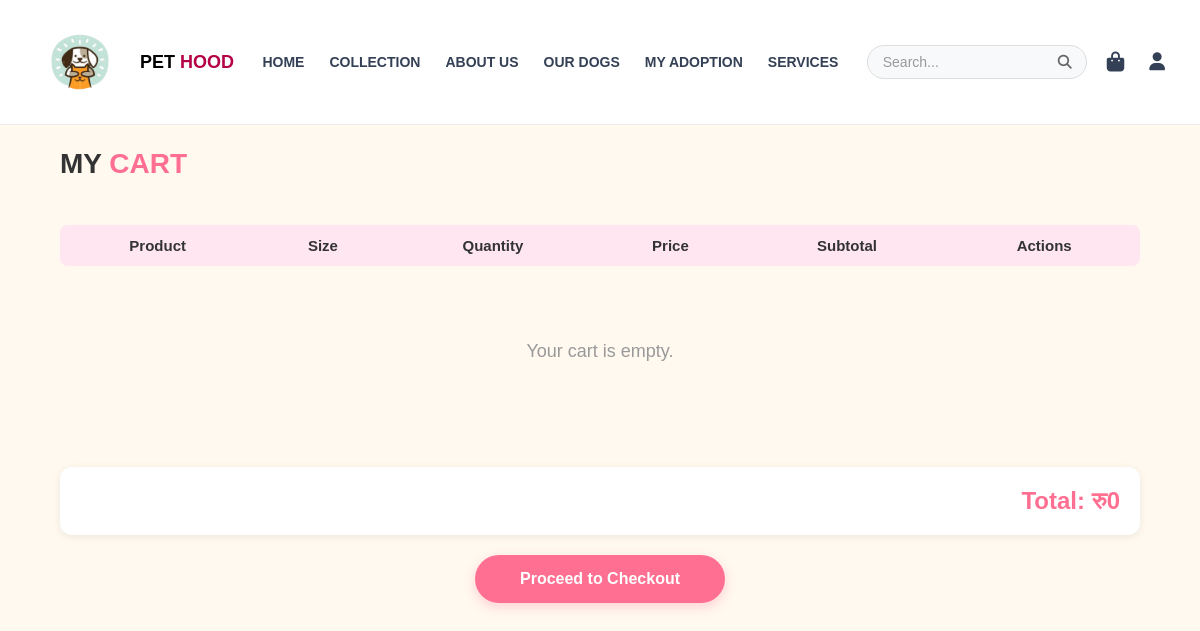
/cart/ (signed in), run on an earlier commit of the app's database.
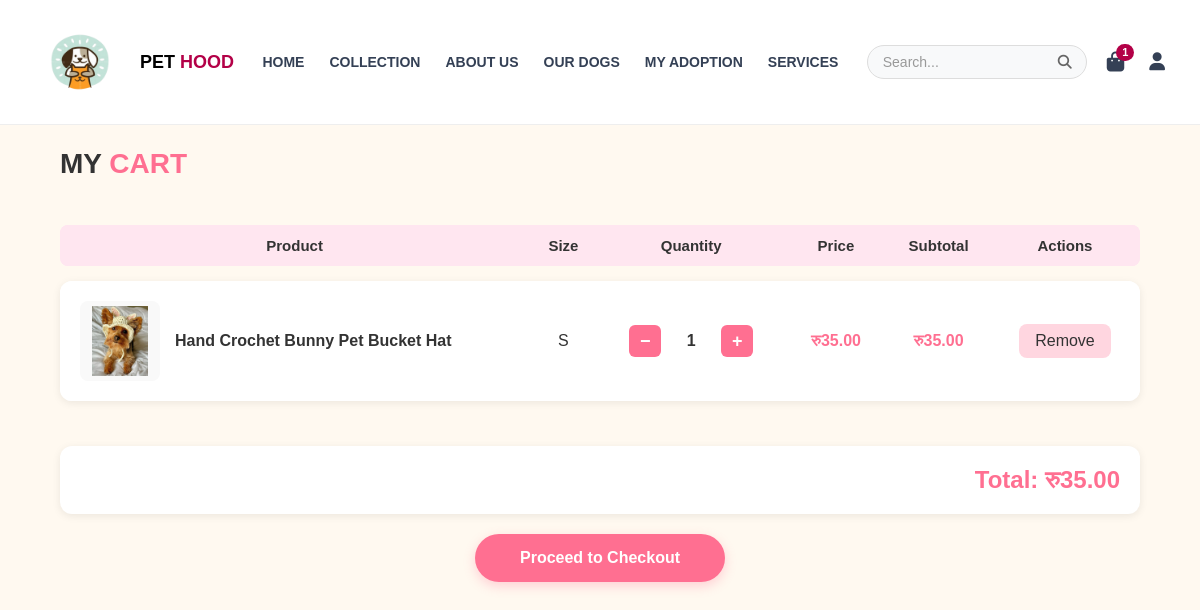
And on a later commit of the database.
### shop/models.py (models this page shows, shortened)
class CartItem(models.Model):
    cart = models.ForeignKey(Cart, related_name="items", on_delete=models.CASCADE)
    product = models.ForeignKey(Product, on_delete=models.CASCADE)
    quantity = models.PositiveIntegerField(default=1)
    size = models.CharField(max_length=10, blank=True, null=True)
    def subtotal(self):
        return self.product.price * self.quantity

class Product(models.Model):
    CATEGORY_CHOICES = [
        ('food', 'Food'),
        ('clothes', 'Clothes'),
        ('accessories', 'Accessories'),
    ]
    name = models.CharField(max_length=200)
    slug = models.SlugField(max_length=250, unique=True, blank=True, null=True)
    category = models.CharField(max_length=20, choices=CATEGORY_CHOICES)
    price = models.DecimalField(max_digits=10, decimal_places=2)
    description = models.TextField()
    image = models.ImageField(upload_to='products/')
    sizes = models.ManyToManyField(Size, blank=True)   #  multiple sizes

### shop/views.py (the view)
# urls.py: path('cart/', views.cart_view, name='cart_view'),
@login_required
def cart_view(request):
    if 'buy_now_item_id' in request.session:
        del request.session['buy_now_item_id']
    cart, _ = Cart.objects.get_or_create(user=request.user)
    items = cart.items.all()
    total = cart.total_price()
    cart_count = cart.items.count()
    return render(request, 'cart.html', {'cart': cart, 'items': items, 'total': total, 'cart_count': cart_count,})

### shop/context_processors.py (called while the page is built)
def cart_count(request):
    if request.user.is_authenticated:
        cart, _ = Cart.objects.get_or_create(user=request.user)
        count = cart.items.count()
    else:
        count = 0
    return {'cart_count': count}

### shop/models.py (called while the page is built)
    def total_price(self):
        return sum(item.subtotal() for item in self.items.all())

### templates/cart.html (shortened to what this page needs)
{% extends 'base.html' %}
{% load static %}
{% block content %}
<div class="cart-container">
<h2>MY <span>CART</span></h2>
    <table class="cart-table">
    <thead>
        <tr>
            <th>Product</th>
            <th>Size</th>
            <th>Quantity</th>
            <th>Price</th>
            <th>Subtotal</th>
            <th>Actions</th>
        </tr>
    </thead>
    <tbody>
    {% for item in items %}
    <tr class="cart-item">
        <td data-label="Product">
            <div class="product-info">
                <img src="{{ item.product.image.url }}" alt="{{ item.product.name }}">
                <span class="product-name">{{ item.product.name }}</span>
            </div>
        </td>
        <td data-label="Size">{{ item.size }}</td>
        <td data-label="Quantity">
            <div class="quantity-controls">
                <form method="post" action="{% url 'update_cart_item' item.id %}" style="display: inline;">
                    <button type="submit" {% if item.quantity <= 1 %}disabled{% endif %}>−</button>
                </form>
                <span class="quantity-display">{{ item.quantity }}</span>
                <form method="post" action="{% url 'update_cart_item' item.id %}" style="display: inline;">
                    <button type="submit">+</button>
                </form>
            </div>
        </td>
        <td data-label="Price" class="price-cell">रु{{ item.product.price }}</td>
        <td data-label="Subtotal" class="price-cell">रु{{ item.subtotal }}</td>
        <td data-label="">
            <a href="{% url 'remove_cart_item' item.id %}" class="remove-btn">Remove</a>
        </td>
    </tr>
    {% empty %}
    <tr>
        <td colspan="6" class="empty-cart">Your cart is empty.</td>
    </tr>
    {% endfor %}
    </tbody>
    </table>
    <div class="total-section">
        Total: रु{{ total }}
    </div>
    <a href="{% url 'checkout' %}" class="checkout-btn">Proceed to Checkout</a>
</div>
{% endblock %}

### templates/base.html (shortened to what this page needs)
{% load static %}
<!DOCTYPE html>
<html lang="en">
<head>
  <link rel="stylesheet" href="https://cdnjs.cloudflare.com/ajax/libs/font-awesome/6.5.0/css/all.min.css" />
  <link rel="stylesheet" href="{% static 'base.css' %}" />
</head>
<body>
  <header class="navbar">
    <div class="logo">
      <img src="{% static 'logo.png' %}" alt="Pethood Logo" />
      <span class="brand">PET <span class="brand-highlight">HOOD</span></span>
    </div>
    <nav class="nav-links" id="navLinks">
      <a href="{% url 'home' %}">HOME</a>
      <a href="{% url 'shop_home' %}">COLLECTION</a>
      <a href="#">ABOUT US</a>
      <a href="{% url 'dog:dog_list' %}">OUR DOGS</a>
      <a href="#">MY ADOPTION</a>
      <a href="#">SERVICES</a>
    </nav>
    <div class="icons">
      <div class="search-container">
        <input type="text" class="search-bar" placeholder="Search...">
      </div>
      {% if user.is_authenticated %}
      <a href="{% url 'cart_view' %}" class="cart-icon-link">
        <div class="cart-icon-wrapper">
          <i class="fas fa-shopping-bag"></i>
          {% if cart_count > 0 %}
          <span class="cart-badge" id="cart-badge">{{ cart_count }}</span>
          {% endif %}
        </div>
      </a>
      {% endif %}
      <div class="user-dropdown">
        <div class="user-icon" id="userIcon">
          <i class="fas fa-user"></i>
        </div>
      </div>
    </div>
  </header>
  {% block content %}{% endblock %}
</body>
</html>

### static/base.css (style rules this page uses)
* { box-sizing: border-box; }
body { margin: 0; font-family: Arial, sans-serif; }
.navbar { display: flex; align-items: center; justify-content: space-between; padding: 12px 30px; background: #fff; border-bottom: 1px solid #eee; position: relative; flex-wrap: nowrap; gap: 20px; }
.logo { display: flex; align-items: center; z-index: 1001; flex-shrink: 0; flex: 0 0 auto; }
.logo img { height: 100px; margin-right: 10px; object-fit: contain; }
.brand { font-size: 18px; font-weight: bold; color: #000; white-space: nowrap; }
.brand-highlight { color: #b30047; }
.nav-links { display: flex; gap: 25px; justify-content: center; flex: 1 1 auto; max-width: fit-content; margin: 0 auto; }
.nav-links > a { text-decoration: none; color: #344055; font-weight: 600; font-size: 14px; position: relative; white-space: nowrap; }
.icons { display: flex; align-items: center; gap: 20px; font-size: 18px; color: #344055; flex-shrink: 0; flex: 0 0 auto; }
.icons a { color: inherit; text-decoration: none; }
.cart-icon-link { display: flex; align-items: center; position: relative; transition: transform 0.2s; }
.cart-icon-wrapper { position: relative; display: flex; align-items: center; justify-content: center; }
.cart-icon-wrapper i { font-size: 20px; }
.cart-badge { position: absolute; top: -8px; right: -10px; background-color: #b30047; color: #fff; font-size: 11px; font-weight: bold; border-radius: 10px; padding: 2px 6px; min-width: 18px; text-align: center; line-height: 1.2; }
.search-container { position: relative; display: flex; align-items: center; }
.search-bar { padding: 8px 40px 8px 15px; border: 1px solid #ddd; border-radius: 25px; outline: none; width: 220px; transition: all 0.3s; font-size: 14px; background-color: #f8f9fa; }
.search-bar::placeholder { color: #999; }
.user-dropdown { position: relative; }
.user-icon { cursor: pointer; padding: 5px; }
.user-icon { position: relative; }

What changed in the data, as far as the page shows it:
added CartItem: product.image (picture), product.name "Hand Crochet Bunny Pet Bucket Hat", size "S", quantity "1", product.price "35.00", subtotal "35.00"
Also different on the page:
{{ cart_count }}: (not shown) → "1"
{{ total }}: "0" → "35.00"
text no longer shown: "Your cart is empty."
